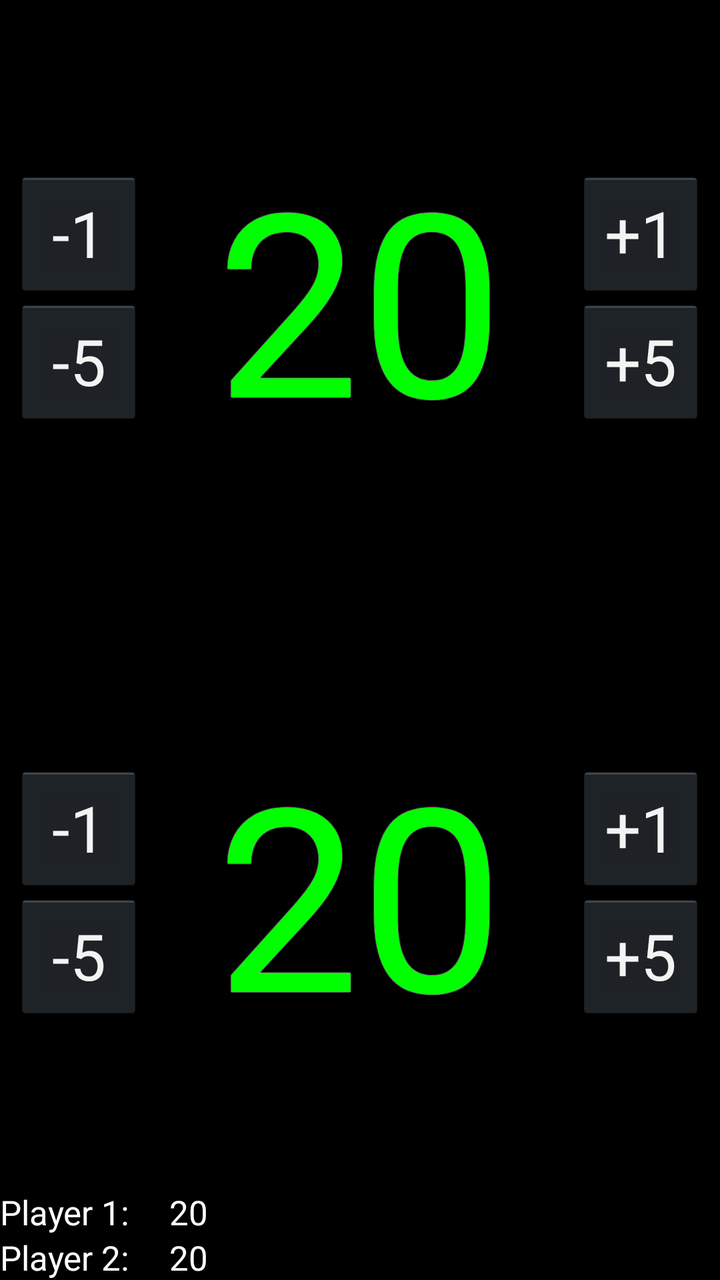
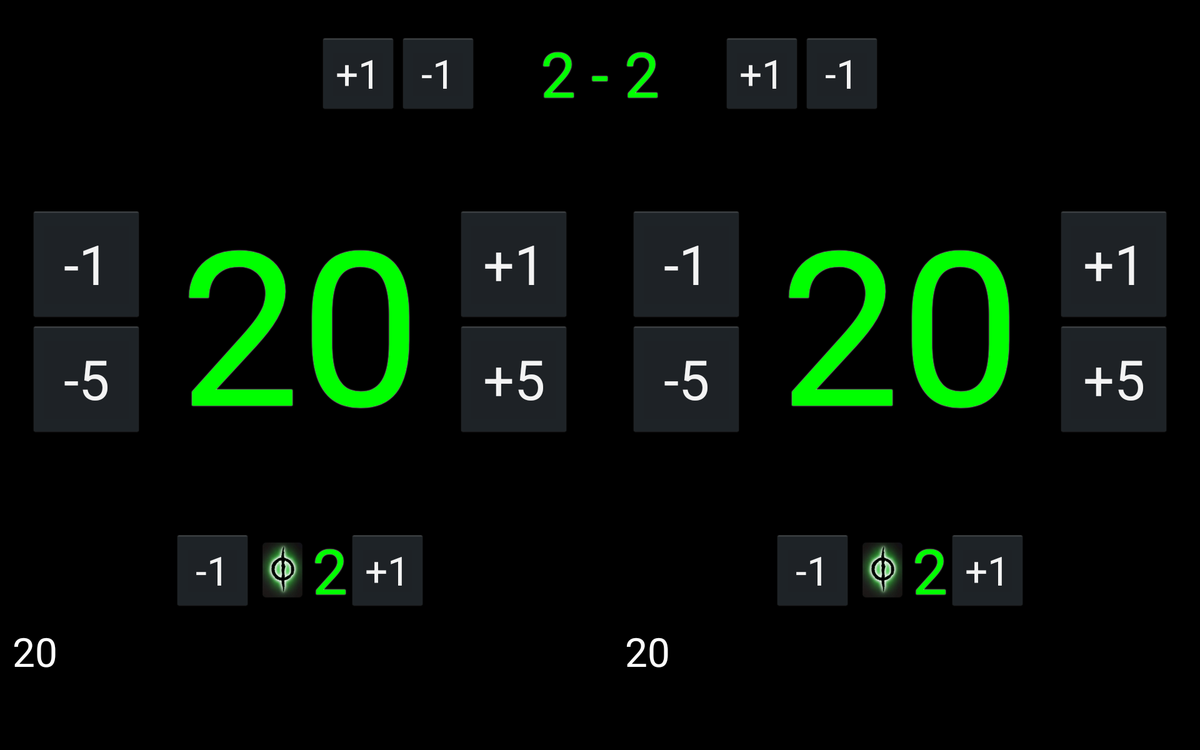

Compare how this app lays out the same screen by default and in its alternative resource folder. The renders come first, then the two layout files and the values they reference.
<!-- AndroidManifest.xml: application theme AppTheme -->
<!-- res/layout/activity_main.xml -->
<LinearLayout xmlns:android="http://schemas.android.com/apk/res/android"
    xmlns:tools="http://schemas.android.com/tools"
    android:layout_width="match_parent"
    android:layout_height="match_parent"
    android:background="#000000"
    android:id="@+id/background"
    android:orientation="vertical"
    tools:context=".MainActivity"
    android:gravity="center">

    	<LinearLayout
    	    android:layout_width="fill_parent"
    	    android:layout_height="0dip"
    	    android:layout_weight="37"
    	    android:gravity="center"
    	    android:orientation="horizontal"
    	     >

    	    <LinearLayout 
    	        android:gravity="center"
    	        android:layout_weight="22"
    	        android:layout_width="0dip"
    	        android:layout_height="match_parent"
    	        android:orientation="vertical">
    		<Button
    	    	android:id="@+id/button1minus_player1"
    	    	android:layout_width="wrap_content"
    	    	android:layout_height="wrap_content"
    	    	android:text="@string/button1minus"
    	    	style="@style/CounterButton"
    	    />   
        	<Button
    	    	android:id="@+id/button5minus_player1"
    	    	android:layout_width="wrap_content"
    	    	android:layout_height="wrap_content"
    	    	android:text="@string/button5minus"
    	    	style="@style/CounterButton"
    	    />
    		</LinearLayout>

    		<TextView
    		    android:id="@+id/player1"
    		    style="@style/LifeCounter"
    		    android:layout_width="0dp"
    		    android:layout_height="wrap_content"
    		    android:layout_weight="56"
    		    android:gravity="center"
    		    android:text="@string/default_life" />

    		<LinearLayout
    		    android:layout_weight="22"
    		    android:gravity="center"
    		    android:layout_width="0dip"
    		    android:layout_height="match_parent"
    		    android:orientation="vertical"
    		    >
    		    <Button
    	   		android:id="@+id/button1plus_player1"
    	    	android:layout_width="wrap_content"
    		    android:layout_height="wrap_content"
    		    android:text="@string/button1plus"
	    		style="@style/CounterButton"
	    		/>
       		<Button
    		    android:id="@+id/button5plus_player1"
    		    android:layout_width="wrap_content"
    		    android:layout_height="wrap_content"
    		    android:text="@string/button5plus"
				style="@style/CounterButton" 
				/>
   	    	</LinearLayout>   
    	</LinearLayout>

   	<LinearLayout
   	    android:layout_width="fill_parent"
   	    android:layout_height="0dip"
   	    android:layout_weight="37"
   	    android:gravity="center"
   	    android:orientation="horizontal" >

    	    <LinearLayout 
    	        android:gravity="center"
    	        android:layout_weight="22"
    	        android:layout_width="0dip"
    	        android:layout_height="match_parent"
    	        android:orientation="vertical">
			<Button
    	    	android:id="@+id/button1minus_player2"
    	    	android:layout_width="wrap_content"
    	    	android:layout_height="wrap_content"
    	    	android:text="@string/button1minus"
    	    	style="@style/CounterButton"
    	    />   
        	<Button
    	    	android:id="@+id/button5minus_player2"
    	    	android:layout_width="wrap_content"
    	    	android:layout_height="wrap_content"
    	    	android:text="@string/button5minus"
    	    	style="@style/CounterButton"
    	    />
    		
    		</LinearLayout>

    		<TextView
    		    android:id="@+id/player2"
    		    style="@style/LifeCounter"
    		    android:layout_weight="56"
    		    android:layout_width="0dip"
    		    android:layout_height="wrap_content"
    		    android:text="@string/default_life"
    		    android:gravity="center" />

    		<LinearLayout
    		    android:gravity="center"
    		    android:layout_width="0dip"
    		    android:layout_weight="22"
    		    android:layout_height="match_parent"
    		    android:orientation="vertical"
    		    >
       		<Button
    		    android:id="@+id/button1plus_player2"
    		    style="@style/CounterButton"
    		    android:layout_width="wrap_content"
    		    android:layout_height="wrap_content"
    		    android:text="@string/button1plus" />

       		<Button
    		    android:id="@+id/button5plus_player2"
    		    android:layout_width="wrap_content"
    		    android:layout_height="wrap_content"
    		    android:text="@string/button5plus"
				style="@style/CounterButton" 
				/>
   	    	</LinearLayout> 

    	</LinearLayout>

	<ScrollView
		android:layout_width="match_parent"
		android:layout_height="wrap_content">
		<LinearLayout
			android:id="@+id/log"

			android:layout_height="0dip"
			android:layout_width="fill_parent"
			android:layout_weight="26"
			android:orientation="vertical">
			<LinearLayout
				android:layout_height="wrap_content"
				android:layout_width="wrap_content"
				android:orientation="horizontal"
				>

				<TextView
					style="@style/logS"
					android:layout_width="wrap_content"
					android:layout_height="wrap_content"
					android:text="@string/player1"
					android:layout_marginRight="20dp"
					/>

				<TextView
					android:id="@+id/p1log"
					android:layout_width="wrap_content"
					android:layout_height="wrap_content"
					style="@style/logS"
					android:text="@string/default_life"
					/>
			</LinearLayout>
			<LinearLayout
				android:layout_height="wrap_content"
				android:layout_width="wrap_content"
				android:orientation="horizontal"
				>
				<TextView
					android:layout_width="wrap_content"
					android:layout_height="wrap_content"
					android:text="@string/player2"
					style="@style/logS"
					android:layout_marginRight="20dp"
					/>
				<TextView
					android:id="@+id/p2log"
					android:layout_width="wrap_content"
					android:layout_height="wrap_content"
					android:text="@string/default_life"
					style="@style/logS"
					/>
			</LinearLayout>
		</LinearLayout>
	</ScrollView></LinearLayout>
<!-- resources referenced by this layout -->
<resources>
  <string name="button1minus">-1</string>
  <string name="button1plus">+1</string>
  <string name="button5minus">-5</string>
  <string name="button5plus">+5</string>
  <string name="default_life">20</string>
  <string name="player1">Player 1:</string>
  <string name="player2">Player 2:</string>
  <style name="CounterButton">
          <item name="android:textSize">32sp</item>
          <item name="android:height">64dp</item>
          <item name="android:width">64dp</item>
          <item name="android:onClick">onClick</item>
      </style>
  <style name="LifeCounter">
          <item name="android:textSize">128sp</item>
          <item name="android:textColor">#00ff00</item>
  	    <item name="android:shadowColor">#FFFFFF</item>
          <item name="android:shadowRadius">1</item>
          <item name="android:freezesText">true</item>
      </style>
  <style name="logS">
  	   	<item name="android:textColor">#FFFFFF</item> 
  	   	<item name="android:textSize">17sp</item>
          <item name="android:freezesText">true</item>
  	</style>
  <style name="AppTheme" parent="android:Theme.Holo" />
</resources>
<!-- res/layout-large-land/activity_main.xml (the repository's variant of the layout above) -->
<!-- drawn on a 7-inch tablet turned sideways -->
<LinearLayout xmlns:android="http://schemas.android.com/apk/res/android"
    xmlns:tools="http://schemas.android.com/tools"
    android:layout_width="match_parent"
    android:layout_height="match_parent"
    android:background="#000000"
    android:orientation="vertical"

    tools:context=".MainActivity"
    android:gravity="center" android:baselineAligned="false">
	<LinearLayout
		android:layout_marginTop="50px"
		android:orientation="horizontal"
		android:layout_width="match_parent"
		android:layout_height="wrap_content"
		android:gravity="center">
		<Button
			android:id="@+id/buttonPlusGameP1"
			android:layout_width="wrap_content"
			android:layout_height="wrap_content"
			android:text="@string/button1plus"
			style="@style/CounterButton"
			/>
		<Button
			android:id="@+id/buttonMinusGameP1"
			android:layout_width="wrap_content"
			android:layout_height="wrap_content"
			android:text="@string/button1minus"
			style="@style/CounterButton"
			/>
<TextView
	android:layout_width="wrap_content"
	android:layout_height="wrap_content"
	style="@style/LifeCounter"
	android:text="2"
	android:textSize="50dp"
	android:gravity="center"
	android:layout_marginLeft="100px"/>
		<TextView
			android:layout_width="wrap_content"
			android:layout_height="wrap_content"
			style="@style/LifeCounter"
			android:text=" - "
			android:textSize="50dp"
			/>
<TextView
	android:layout_width="wrap_content"
	android:layout_height="wrap_content"
	style="@style/LifeCounter"
	android:text="2"
	android:textSize="50dp"
	android:gravity="center"
	android:layout_marginRight="100px"/>
		/>
		<Button
			android:id="@+id/buttonPlusGameP2"
			android:layout_width="wrap_content"
			android:layout_height="wrap_content"
			android:text="@string/button1plus"
			style="@style/CounterButton"
			/>
		<Button
			android:id="@+id/buttonMinusGameP2"
			android:layout_width="wrap_content"
			android:layout_height="wrap_content"
			android:text="@string/button1minus"
			style="@style/CounterButton"
			/>
	</LinearLayout>
    <LinearLayout
        android:orientation="horizontal"
        android:layout_width="fill_parent"
        android:layout_height="0dip"
        android:layout_weight="75"
        >
    	<LinearLayout
    	    android:layout_width="0dip"
    	    android:layout_weight="35"
    	    android:layout_height="match_parent"
    	    android:orientation="horizontal"
    	    android:gravity="center">
    	    <LinearLayout
    	        android:layout_width="wrap_content"
    	        android:layout_height="match_parent"
    	        android:orientation="vertical"
    	        android:gravity="center">

				<Button
					android:id="@+id/button1minus_player1"
					android:layout_width="wrap_content"
					android:layout_height="wrap_content"
					android:text="@string/button1minus"
					style="@style/CounterButtonLarge"
					/>
        	<Button
    	    	android:id="@+id/button5minus_player1"
    	    	android:layout_width="wrap_content"
    	    	android:layout_height="wrap_content"
    	    	android:text="@string/button5minus"
    	    	style="@style/CounterButtonLarge"
    	    />
    		</LinearLayout>
			<LinearLayout
			    android:layout_width="wrap_content"
			    android:layout_height="wrap_content"
			    android:orientation="vertical"
			    android:gravity="center"
			    >
        	<TextView
        	    android:id="@+id/player1"
        	    style="@style/LifeCounterLandLarge"
        	    android:layout_width="250dp"
        	    android:layout_height="wrap_content"
        	    android:gravity="center"
        	    android:text="@string/default_life" />

			</LinearLayout>
    		<LinearLayout
    		    android:layout_width="wrap_content"
    		    android:layout_height="match_parent"
    		    android:orientation="vertical"
    		    android:gravity="center"
    		    >
    		    <Button
    	   		android:id="@+id/button1plus_player1"
    	    	android:layout_width="wrap_content"
    		    android:layout_height="wrap_content"
    		    android:text="@string/button1plus"
	    		style="@style/CounterButtonLarge"
	    		/>
       		<Button
    		    android:id="@+id/button5plus_player1"
    		    android:layout_width="wrap_content"
    		    android:layout_height="wrap_content"
    		    android:text="@string/button5plus"
				style="@style/CounterButtonLarge"
				/>
   	    	</LinearLayout>
    	</LinearLayout>
   	<LinearLayout
    	    android:layout_height="match_parent"
    	    android:layout_width="0dip"
    	    android:orientation="horizontal"
    	    android:layout_weight="35"
    	    android:gravity="center">
    	    <LinearLayout
    	        android:layout_width="wrap_content"
    	        android:layout_height="match_parent"
    	        android:orientation="vertical"
    	        android:gravity="center">
    		<Button
    	    	android:id="@+id/button1minus_player2"
    	    	android:layout_width="wrap_content"
    	    	android:layout_height="wrap_content"
    	    	android:text="@string/button1minus"
    	    	style="@style/CounterButtonLarge"
    	    />
        	<Button
    	    	android:id="@+id/button5minus_player2"
    	    	android:layout_width="wrap_content"
    	    	android:layout_height="wrap_content"
    	    	android:text="@string/button5minus"
    	    	style="@style/CounterButtonLarge"
    	    />
    		</LinearLayout>
    		<LinearLayout
			    android:layout_width="wrap_content"
			    android:layout_height="wrap_content"
			    android:orientation="vertical"
			    android:gravity="center">
        	<TextView
        	    android:id="@+id/player2"
        	    style="@style/LifeCounterLandLarge"
        	    android:layout_width="250dp"
        	    android:layout_height="wrap_content"
        	    android:gravity="center"
        	    android:text="@string/default_life" />

			</LinearLayout>

    		<LinearLayout
    		    android:layout_width="wrap_content"
    		    android:layout_height="match_parent"
    		    android:orientation="vertical"
    		    android:gravity="center"
    		    >
       		<Button
    	   		android:id="@+id/button1plus_player2"
    	    	android:layout_width="wrap_content"
    		    android:layout_height="wrap_content"
    		    android:text="@string/button1plus"
	    		style="@style/CounterButtonLarge"
	    		/>
       		<Button
    		    android:id="@+id/button5plus_player2"
    		    android:layout_width="wrap_content"
    		    android:layout_height="wrap_content"
    		    android:text="@string/button5plus"
				style="@style/CounterButtonLarge"
				/>
   	    	</LinearLayout>
    	</LinearLayout>
    	</LinearLayout>
	<LinearLayout
		android:id="@+id/poisonCounters"
		android:layout_width="match_parent"
		android:layout_height="wrap_content"
		android:orientation="horizontal"
		android:gravity="center">
		<LinearLayout
			android:layout_width="match_parent"
			android:layout_height="wrap_content"
			android:layout_weight="50"
			android:gravity="center">

			<Button
				android:id="@+id/buttonMinusPoisonP1"
				android:layout_width="wrap_content"
				android:layout_height="wrap_content"
				android:text="@string/button1minus"
				style="@style/CounterButton"
				/>
		<ImageView
			android:layout_width="wrap_content"
			android:layout_height="wrap_content"
			android:src="@mipmap/poison"
			android:layout_gravity="center"/>
		<TextView
			android:layout_width="wrap_content"
			android:layout_height="wrap_content"
			style="@style/LifeCounter"
			android:text="2"
			android:textSize="50dp"
			android:gravity="center"/>
			<Button
				android:id="@+id/buttonPlusPoisonP1"
				android:layout_width="wrap_content"
				android:layout_height="wrap_content"
				android:text="@string/button1plus"
				style="@style/CounterButton"
				/>
		</LinearLayout>
		<LinearLayout
			android:layout_width="match_parent"
			android:layout_height="wrap_content"
			android:layout_weight="50"
			android:gravity="center">
			<Button
				android:id="@+id/buttonMinusPoisonP2"
				android:layout_width="wrap_content"
				android:layout_height="wrap_content"
				android:text="@string/button1minus"
				style="@style/CounterButton"
				/>
			<ImageView
				android:layout_width="wrap_content"
				android:layout_height="wrap_content"
				android:src="@mipmap/poison"
				android:layout_gravity="center"/>
			<TextView
				android:layout_width="wrap_content"
				android:layout_height="wrap_content"
				style="@style/LifeCounter"
				android:text="2"
				android:textSize="50dp"
				android:gravity="center"/>
			<Button
				android:id="@+id/buttonPlusPoisonP2"
				android:layout_width="wrap_content"
				android:layout_height="wrap_content"
				android:text="@string/button1plus"
				style="@style/CounterButton"
				/>
		</LinearLayout>
	</LinearLayout>
	<LinearLayout
	       	    android:id="@+id/log"
		android:padding="20px"
	    android:layout_height="0dip"
	    android:layout_width="fill_parent"
	    android:layout_weight="25"
	    android:orientation="horizontal">
   			<LinearLayout
   		    	android:layout_height="wrap_content"
				android:layout_width="fill_parent"
   		    	android:orientation="horizontal"
				android:layout_weight="25"
   		    	>

				<ScrollView
					android:id="@+id/p1LogScroll"
					android:layout_width="wrap_content"
					android:layout_height="wrap_content">
					<TextView
						android:id="@+id/p1log"
						android:layout_width="wrap_content"
						android:layout_height="wrap_content"
						android:layout_gravity="bottom"
						style="@style/log"
						android:text="@string/default_life"
						android:layout_marginRight="20dp"

						/>
				</ScrollView>
	    	</LinearLayout>
   			<LinearLayout
   		    	android:layout_height="wrap_content"
   		    	android:layout_width="fill_parent"
   		    	android:orientation="horizontal"
				android:layout_weight="25"
				android:layout_marginLeft="20dp"
				>
				<ScrollView
					android:id="@+id/p2LogScroll"
					android:layout_width="wrap_content"
					android:layout_height="wrap_content">
						<TextView
						android:id="@+id/p2log"
						android:layout_width="wrap_content"
						android:layout_height="wrap_content"
						android:layout_gravity="bottom"
						android:text="@string/default_life"
						style="@style/log"/>
				</ScrollView>
	     </LinearLayout>
	</LinearLayout>
</LinearLayout>
<!-- resources referenced by the variant -->
<!-- as a 7-inch tablet turned sideways resolves them -->
<resources>
  <!-- mipmap poison: png bitmap (mipmap-hdpi, 9599 bytes) -->
  <string name="button1minus">-1</string>
  <string name="button1plus">+1</string>
  <string name="button5minus">-5</string>
  <string name="button5plus">+5</string>
  <string name="default_life">20</string>
  <style name="CounterButton">
          <item name="android:textSize">32sp</item>
          <item name="android:height">64dp</item>
          <item name="android:width">64dp</item>
          <item name="android:onClick">onClick</item>
      </style>
  <style name="CounterButtonLarge">
          <item name="android:textSize">44sp</item>
          <item name="android:height">92dp</item>
          <item name="android:width">92dp</item>
          <item name="android:onClick">onClick</item>
      </style>
  <style name="LifeCounter">
          <item name="android:textSize">128sp</item>
          <item name="android:textColor">#00ff00</item>
  	    <item name="android:shadowColor">#FFFFFF</item>
          <item name="android:shadowRadius">1</item>
          <item name="android:freezesText">true</item>
      </style>
  <style name="LifeCounterLandLarge">
          <item name="android:shadowColor">#FFFFFF</item>
          <item name="android:shadowRadius">1</item>
          <item name="android:textSize">172sp</item>
          <item name="android:textColor">#00ff00</item>
          <item name="android:freezesText">true</item>
      </style>
  <style name="log">
  	   	<item name="android:textColor">#FFFFFF</item> 
  	   	<item name="android:textSize">32sp</item>
          <item name="android:freezesText">true</item>
  	</style>
  <style name="AppTheme" parent="android:Theme.Holo" />
</resources>
